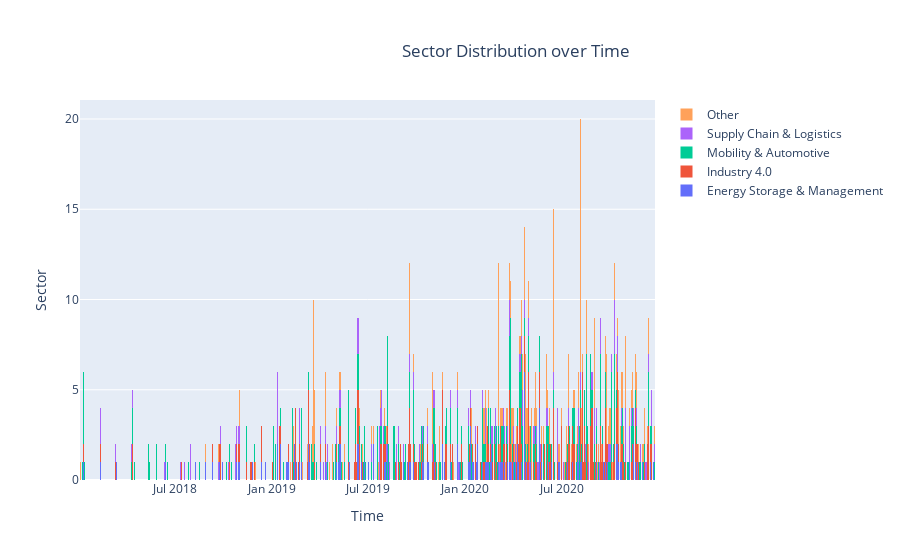

This figure's notebook cell:
### Code cell
stack_histogram_creator('Sector', 'Date', sector_list, 1000, 'Sector Distribution over Time', 'sector_per_date.html')

### Figure 1 — Plotly figure (JSON) as saved in the notebook; plotly's stock layout.template omitted (floating-point values rounded to 4 significant figures; data arrays with more than 128 entries replaced by an {"elided": "..."} marker saying what was removed)
{"data": [{"name": "Energy Storage & Management", "nbinsx": 1000, "type": "histogram", "x": {"elided": "137 str values"}}, {"name": "Industry 4.0", "nbinsx": 1000, "type": "histogram", "x": {"elided": "254 str values"}}, {"name": "Mobility & Automotive", "nbinsx": 1000, "type": "histogram", "x": {"elided": "277 str values"}}, {"name": "Supply Chain & Logistics", "nbinsx": 1000, "type": "histogram", "x": {"elided": "133 str values"}}, {"name": "Other", "nbinsx": 1000, "type": "histogram", "x": {"elided": "238 str values"}}], "layout": {"barmode": "stack", "title": {"text": "Sector Distribution over Time", "x": 0.7, "y": 0.92}, "xaxis": {"title": {"text": "Time"}}, "yaxis": {"title": {"text": "Sector"}}}}
